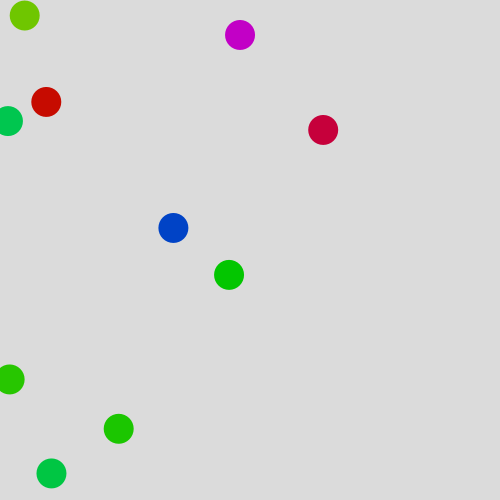
Frame 1 (no input)
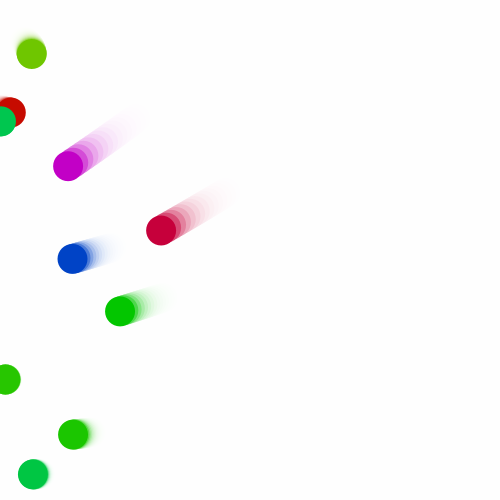
Frame 60 (the mouse pressed at the canvas centre just before this capture)
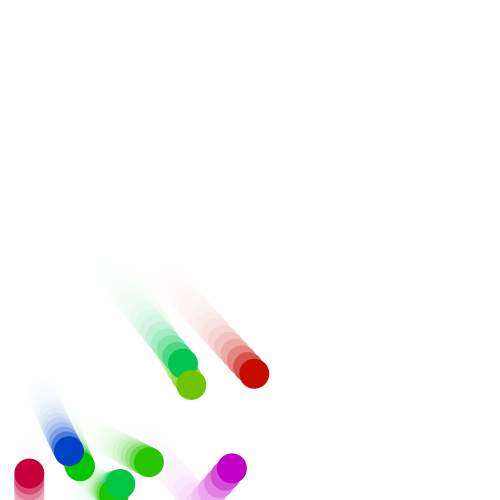
Frame 120 (the mouse held since frame 60 and released just before this capture)

The Processing sketch that drew these frames (run headless with seeded random() and noise(); from frame 60 on, the mouse is pressed at the canvas centre):

// Processing sketch: processing_111455
// ── processing_111455.pde

Node[] nodes = new Node[10];

void setup() {
  size(500, 500);
  colorMode(HSB, 100);
  smooth();
  for (int i = 0; i < nodes.length; i++) {
    nodes[i] = new Node(); 
  }
}

void draw() {
  fadeBackground(30);
  for (int i = 0; i < nodes.length; i++) {
    nodes[i].run();
  }
}

void fadeBackground(int a) {
  noStroke();
  fill(0, 0, 100, a);
  rect(0, 0, width, height);
}

class Node {
  
  PVector loc, vel, acc;
  float velLimit = 10;
  int hue;
  
  Node() {
    loc = new PVector(random(width), random(height));
    vel = new PVector(0, 0);
    acc = new PVector(0, 0);
    hue = int(random(100));
  }
  
  void run() {
    move();
    display();
  }
  
  void move() {
    seekMouse();
    vel.add(acc);
    gravity();
    vel.limit(velLimit);
    bounce();
    loc.add(vel);
  }
  
  void seekMouse() {
    PVector mouse = new PVector(mouseX, mouseY);
    acc = PVector.sub(mouse, loc);
    acc.normalize();
    acc.mult(0.1);
  }
  
  void gravity() {
    vel.y += 0.1;
  }
  
  void bounce() {
    if (loc.x < 0 && vel.x < 0) vel.x *= -1;
    else if (loc.x > width && vel.x > 0) vel.x *= -1;
    if (loc.y < 0 && vel.y < 0) vel.y *= -1;
    else if (loc.y > height && vel.y > 0) vel.y *= -1;
  }
  
  void display() {
    noStroke();
    fill(hue, 100, 78);
    ellipse(loc.x, loc.y, 30, 30);
  }
  
}
    
